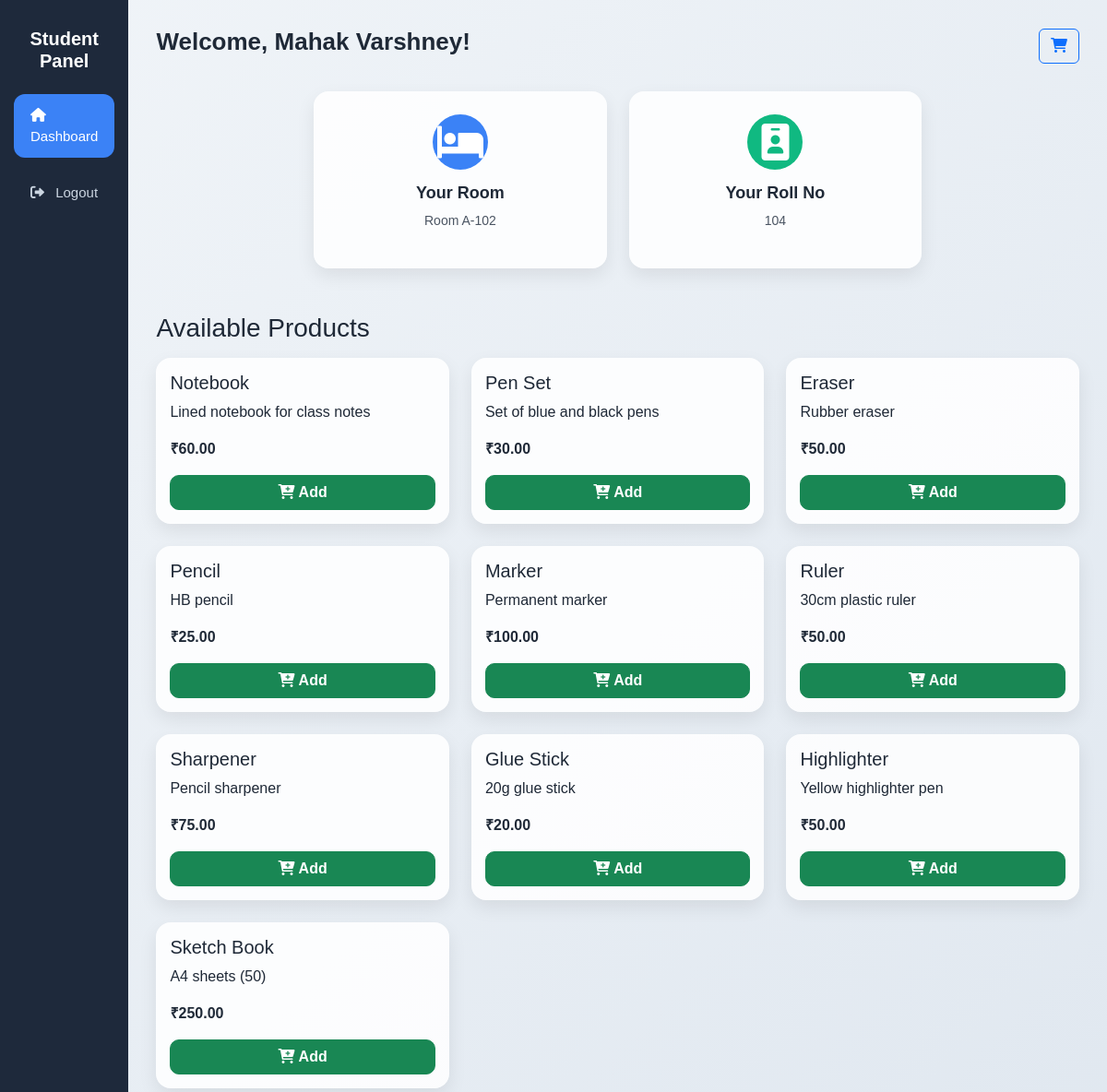
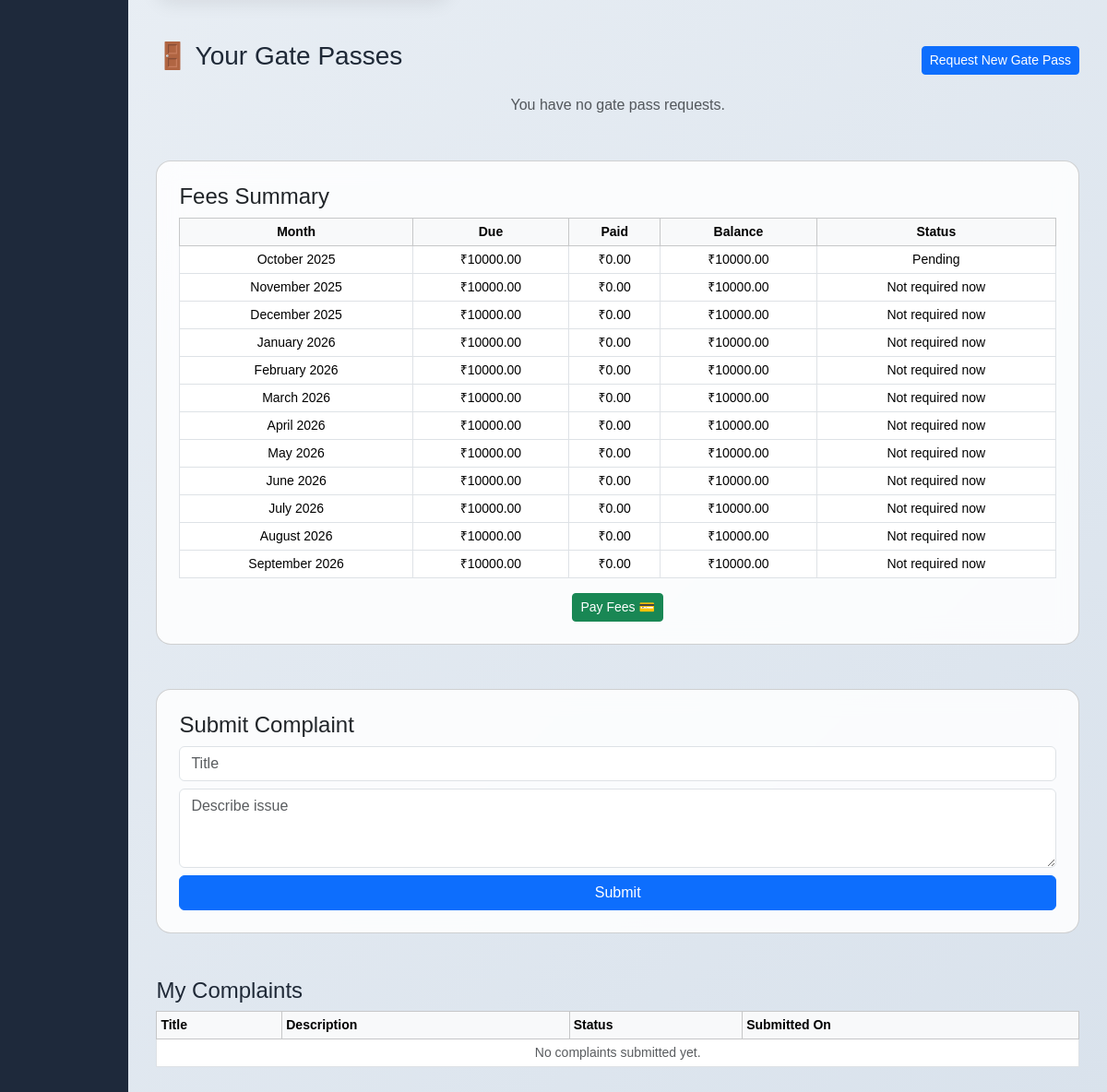
The page /student_dashboard (signed in) on the database its author committed (2 pictures, top to bottom).
### models.py (models this page shows, shortened)
class Student(db.Model):
    id = db.Column(db.Integer, primary_key=True)
    roll = db.Column(db.String(20), unique=True, nullable=False)
    name = db.Column(db.String(100), nullable=False)
    email = db.Column(db.String(100), nullable=False)
    password_hash = db.Column(db.String(128))
    room_id = db.Column(db.Integer, db.ForeignKey('room.id'))
    room = db.relationship('Room', back_populates='students')
    last_active = db.Column(db.DateTime, nullable=True)
    last_active_ip = db.Column(db.String(45), nullable=True)
    is_assigned = db.Column(db.Boolean, default=False)
    complaints = db.relationship('Complaint', backref='student', cascade='all, delete-orphan')
    cart_items = db.relationship('Cart', backref='student', cascade='all, delete-orphan')
    gate_passes = db.relationship('GatePass', backref='student', cascade='all, delete-orphan')
    fees = db.relationship('Fees', backref='student', cascade='all, delete-orphan')
    orders = db.relationship('Order', backref='student', cascade='all, delete-orphan')

class Room(db.Model):
    id = db.Column(db.Integer, primary_key=True)
    room_no = db.Column(db.String(10), unique=True, nullable=False)
    capacity = db.Column(db.Integer, nullable=False)
    occupied = db.Column(db.Integer, default=0)
    students = db.relationship('Student', back_populates='room')

class Product(db.Model):
    id = db.Column(db.Integer, primary_key=True)
    name = db.Column(db.String(100), nullable=False)
    description = db.Column(db.String(255))
    price = db.Column(db.Float, nullable=False)
    stock = db.Column(db.Integer, nullable=False)
    min_quantity = db.Column(db.Integer, default=1)

class Fees(db.Model):
    id = db.Column(db.Integer, primary_key=True)
    student_id = db.Column(db.Integer, db.ForeignKey('student.id'), nullable=False)
    month = db.Column(db.String(20), nullable=False)
    year = db.Column(db.Integer, nullable=False)
    amount_due = db.Column(db.Float, default=0)
    amount_paid = db.Column(db.Float, default=0)
    status = db.Column(db.String(20), default='Pending')

### app.py (the view)
@app.route('/student_dashboard')
def student_dashboard():
    student_id = session.get('user_id')
    if not student_id:
        flash("You must log in first!", "danger")
        return redirect(url_for('login'))
    student = Student.query.get(student_id)
    if not student:
        flash("Student not found!", "danger")
        session.clear()
        return redirect(url_for('login'))
    complaints = Complaint.query.filter_by(student_id=student.id).order_by(Complaint.id.desc()).all()
    months = generate_fees_for_student(student)
    products = Product.query.all()
    gate_passes = GatePass.query.filter_by(student_id=student_id).order_by(GatePass.date_requested.desc()).all()
    cart_items = Cart.query.filter_by(student_id=student.id).all()
    cart_count = sum(item.quantity for item in cart_items)
    return render_template(
        "student_dashboard.html",
        student=student,
        months=months,
        complaints=complaints,
        products=products,
        gate_passes=gate_passes,
        cart_count=cart_count,
        datetime=datetime
    )

### app.py (called while the page is built, shortened)
@app.before_request
def update_last_active():
    if 'logged_in' in session and session.get('role') == 'student':
        student_id = session.get('user_id')
        student = Student.query.get(student_id)
        if student:
            ist = ZoneInfo("Asia/Kolkata")
            student.last_active = datetime.now(ist)
            student.last_active_ip = request.remote_addr
            db.session.commit()

def generate_fees_for_student(student):
    today = datetime.today()
    current_year = today.year
    current_month = today.month
    months = []
    for i in range(12):
        month_index = (current_month + i - 1) % 12 + 1
        year = current_year + ((current_month + i - 1) // 12)
        month_name = calendar.month_name[month_index]
        fee = Fees.query.filter_by(student_id=student.id, month=month_name, year=year).first()
        months.append(fee)
    return months

@app.context_processor
def inject_cart_count():
    if 'user_id' in session and session.get('role') == 'student':
        student_id = session['user_id']
        cart_items = Cart.query.filter_by(student_id=student_id).all()
        cart_count = sum(item.quantity for item in cart_items)
    else:
        cart_count = 0
    return dict(cart_count=cart_count)

### templates/student_dashboard.html (shortened to what this page needs)
<!DOCTYPE html>
<html lang="en">
<head>
<link href="https://cdn.jsdelivr.net/npm/bootstrap@5.3.2/dist/css/bootstrap.min.css" rel="stylesheet">
<link rel="stylesheet" href="https://cdnjs.cloudflare.com/ajax/libs/font-awesome/6.0.0-beta3/css/all.min.css">
</head>
<body>
<div class="d-flex">
    <div class="sidebar d-flex flex-column">
        <h5 class="text-white text-center mb-4">Student Panel</h5>
        <ul class="nav nav-pills flex-column">
            <li class="nav-item">
                <a href="{{ url_for('student_dashboard') }}" class="nav-link active">
                    <i class="fas fa-home me-2"></i> Dashboard
                </a>
            </li>
            <li class="nav-item">
                <a href="{{ url_for('logout') }}" class="nav-link">
                    <i class="fas fa-sign-out-alt me-2"></i> Logout
                </a>
            </li>
        </ul>
    </div>
    <div class="content">
        <div class="header fade-in">
            <h2>Welcome, {{ student.name }}!</h2>
            <a href="{{ url_for('view_cart') }}" class="btn btn-outline-primary position-relative">
                <i class="fas fa-shopping-cart"></i>
            </a>
        </div>
        <div class="row justify-content-center g-4 fade-in">
    <div class="col-md-4 d-flex justify-content-center">
        <div class="dashboard-card w-100">
            <div class="icon-box icon-room"><i class="fas fa-bed"></i></div>
            <h4>Your Room</h4>
            <p>{% if student.room %}Room {{ student.room.room_no }}{% else %}Not Assigned{% endif %}</p>
        </div>
    </div>
    <div class="col-md-4 d-flex justify-content-center">
        <div class="dashboard-card w-100">
            <div class="icon-box icon-roll"><i class="fas fa-id-badge"></i></div>
            <h4>Your Roll No</h4>
            <p>{{ student.roll }}</p>
        </div>
    </div>
</div>
        <h3 class="mt-5 mb-3 fade-in">Available Products</h3>
        {% if products %}
        <div class="row g-4 fade-in">
            {% for product in products %}
            <div class="col-md-4">
                <div class="product-card h-100">
                    <h5>{{ product.name }}</h5>
                    <p>{{ product.description }}</p>
                    <p class="fw-bold">₹{{ "%.2f"|format(product.price) }}</p>
                    <form action="{{ url_for('add_to_cart', product_id=product.id) }}" method="post">
                        <button type="submit" class="btn btn-success w-100">
                            <i class="fas fa-cart-plus me-1"></i>Add
                        </button>
                    </form>
                </div>
            </div>
            {% endfor %}
        </div>
        {% else %}
        <p class="text-muted">No products available.</p>
        {% endif %}
        <div class="d-flex justify-content-between align-items-center mt-5 mb-3 flex-wrap">
            <h3>🚪 Your Gate Passes</h3>
            <a href="{{ url_for('request_gate_pass') }}" class="btn btn-primary btn-sm">Request New Gate Pass</a>
        </div>
        {% if gate_passes %}
        <div class="row g-4 fade-in">
            {% for gp in gate_passes %}
            <div class="col-md-6">
                <div class="gate-pass-card">
                    <h5>{{ gp.reason }}</h5>
                    <p><strong>Leave:</strong> {{ gp.leave_date.strftime('%Y-%m-%d') }} | <strong>Return:</strong> {{ gp.return_date.strftime('%Y-%m-%d') }}</p>
                    <span class="badge-status
                        {% if gp.status == 'Pending' %}badge-pending{% elif gp.status == 'Approved' %}badge-approved{% else %}badge-rejected{% endif %}">
                        {{ gp.status }}
                    </span>
                </div>
            </div>
            {% endfor %}
        </div>
        {% else %}
        <p class="text-center text-muted mt-3">You have no gate pass requests.</p>
        {% endif %}
        <div class="card p-4 mt-5 fade-in" style="border-radius: 16px; backdrop-filter: blur(12px); background: rgba(255,255,255,0.85);">
            <h4>Fees Summary</h4>
            <table class="table table-bordered table-sm fees-table mb-3">
                <thead class="table-light">
                    <tr><th>Month</th><th>Due</th><th>Paid</th><th>Balance</th><th>Status</th></tr>
                </thead>
                <tbody>
                    {% for fee in months %}
                    <tr>
                        <td>{{ fee.month }} {{ fee.year }}</td>
                        <td>₹{{ "%.2f"|format(fee.amount_due) }}</td>
                        <td>₹{{ "%.2f"|format(fee.amount_paid) }}</td>
                        <td>₹{{ "%.2f"|format(fee.amount_due - fee.amount_paid) }}</td>
                        <td>{{ fee.status }}</td>
                    </tr>
                    {% endfor %}
                </tbody>
            </table>
            <div class="text-center">
                <a href="{{ url_for('my_fees_status') }}" class="btn btn-success btn-sm">Pay Fees 💳</a>
            </div>
        </div>
        <div class="card p-4 mt-5 fade-in" style="border-radius: 16px; backdrop-filter: blur(12px); background: rgba(255,255,255,0.85);">
            <h4>Submit Complaint</h4>
            <form action="{{ url_for('submit_complaint') }}" method="POST">
                <input type="text" name="title" class="form-control mb-2" placeholder="Title">
                <textarea name="complaint" rows="3" class="form-control mb-2" placeholder="Describe issue" required></textarea>
                <button type="submit" class="btn btn-primary w-100">Submit</button>
            </form>
        </div>
        <h4 class="mt-5 fade-in">My Complaints</h4>
        <table class="table table-sm table-bordered fade-in">
            <thead class="table-light">
                <tr><th>Title</th><th>Description</th><th>Status</th><th>Submitted On</th></tr>
            </thead>
            <tbody>
                {% for complaint in complaints %}
                <tr>
                    <td>{{ complaint.title }}</td>
                    <td>{{ complaint.description }}</td>
                    <td>{{ complaint.status }}</td>
                    <td>{{ complaint.date_submitted.strftime('%Y-%m-%d') if complaint.date_submitted else 'N/A' }}</td>
                </tr>
                {% else %}
                <tr><td colspan="4" class="text-center text-muted">No complaints submitted yet.</td></tr>
                {% endfor %}
            </tbody>
        </table>
    </div>
</div>
</body>
</html>

### templates/student_dashboard.html (style rules this page uses)
body { background: linear-gradient(135deg, #f0f4f8, #d9e2ec); font-family: 'Poppins', sans-serif; color: #1f2937; margin: 0; }
.sidebar { background: #1e293b; color: #cbd5e1; min-height: 100vh; width: 220px; padding: 30px 15px; display: flex; flex-direction: column; transition: width 0.3s ease; }
.sidebar h5 { font-weight: 700; margin-bottom: 30px; }
.sidebar .nav-link { color: #cbd5e1; margin-bottom: 15px; font-size: 15px; padding: 12px 18px; border-radius: 12px; transition: 0.3s; }
.sidebar .nav-link:hover, .sidebar .nav-link.active { color: #fff; background: #3b82f6; }
.content { flex-grow: 1; padding: 30px; }
.header { display: flex; justify-content: space-between; align-items: center; flex-wrap: wrap; margin-bottom: 30px; }
.header h2 { font-weight: 700; font-size: 26px; }
.header .btn { position: relative; }
.dashboard-card { background: rgba(255, 255, 255, 0.85); backdrop-filter: blur(12px); border-radius: 16px; box-shadow: 0 8px 20px rgba(0,0,0,0.08); transition: transform 0.3s, box-shadow 0.3s; text-align: center; padding: 25px 20px; }
.dashboard-card .icon-box { font-size: 2.5rem; width: 60px; height: 60px; display: flex; justify-content: center; align-items: center; border-radius: 50%; color: #fff; margin: 0 auto 15px; }
.icon-room { background: #3b82f6; }
.icon-roll { background: #10b981; }
.dashboard-card h4 { margin-bottom: 8px; font-size: 18px; font-weight: 600; }
.dashboard-card p { font-size: 14px; color: #4b5563; }
.product-card { border-radius: 16px; overflow: hidden; box-shadow: 0 8px 20px rgba(0,0,0,0.08); transition: transform 0.3s; background: rgba(255,255,255,0.85); backdrop-filter: blur(12px); padding: 15px; }
.product-card .btn { font-weight: 600; border-radius: 10px; }
table th, table td { vertical-align: middle !important; font-size: 14px; padding: 12px 10px; }
.fees-table th, .fees-table td { text-align: center; }
.fade-in { animation: fadeInUp 0.6s ease forwards; opacity: 0; }

### rows shown on the page
Student: name "Mahak Varshney", roll "104"
Room: room.room_no "A-102"
Product: name "Notebook", description "Lined notebook for class notes", price "60.00"
Product: name "Pen Set", description "Set of blue and black pens", price "30.00"
Product: name "Eraser", description "Rubber eraser", price "50.00"
Product: name "Pencil", description "HB pencil", price "25.00"
Product: name "Marker", description "Permanent marker", price "100.00"
Product: name "Ruler", description "30cm plastic ruler", price "50.00"
Product: name "Sharpener", description "Pencil sharpener", price "75.00"
Product: name "Glue Stick", description "20g glue stick", price "20.00"
Product: name "Highlighter", description "Yellow highlighter pen", price "50.00"
Product: name "Sketch Book", description "A4 sheets (50)", price "250.00"
Fees: month "October", year "2025", amount_due "10000.00", amount_paid "0.00", fee.amount_due-fee.amount_paid "10000.00", status "Pending"
Fees: month "November", year "2025", amount_due "10000.00", amount_paid "0.00", fee.amount_due-fee.amount_paid "10000.00", status "Not required now"
Fees: month "December", year "2025", amount_due "10000.00", amount_paid "0.00", fee.amount_due-fee.amount_paid "10000.00", status "Not required now"
Fees: month "January", year "2026", amount_due "10000.00", amount_paid "0.00", fee.amount_due-fee.amount_paid "10000.00", status "Not required now"
Fees: month "February", year "2026", amount_due "10000.00", amount_paid "0.00", fee.amount_due-fee.amount_paid "10000.00", status "Not required now"
Fees: month "March", year "2026", amount_due "10000.00", amount_paid "0.00", fee.amount_due-fee.amount_paid "10000.00", status "Not required now"
Fees: month "April", year "2026", amount_due "10000.00", amount_paid "0.00", fee.amount_due-fee.amount_paid "10000.00", status "Not required now"
Fees: month "May", year "2026", amount_due "10000.00", amount_paid "0.00", fee.amount_due-fee.amount_paid "10000.00", status "Not required now"
Fees: month "June", year "2026", amount_due "10000.00", amount_paid "0.00", fee.amount_due-fee.amount_paid "10000.00", status "Not required now"
Fees: month "July", year "2026", amount_due "10000.00", amount_paid "0.00", fee.amount_due-fee.amount_paid "10000.00", status "Not required now"
Fees: month "August", year "2026", amount_due "10000.00", amount_paid "0.00", fee.amount_due-fee.amount_paid "10000.00", status "Not required now"
Fees: month "September", year "2026", amount_due "10000.00", amount_paid "0.00", fee.amount_due-fee.amount_paid "10000.00", status "Not required now"
